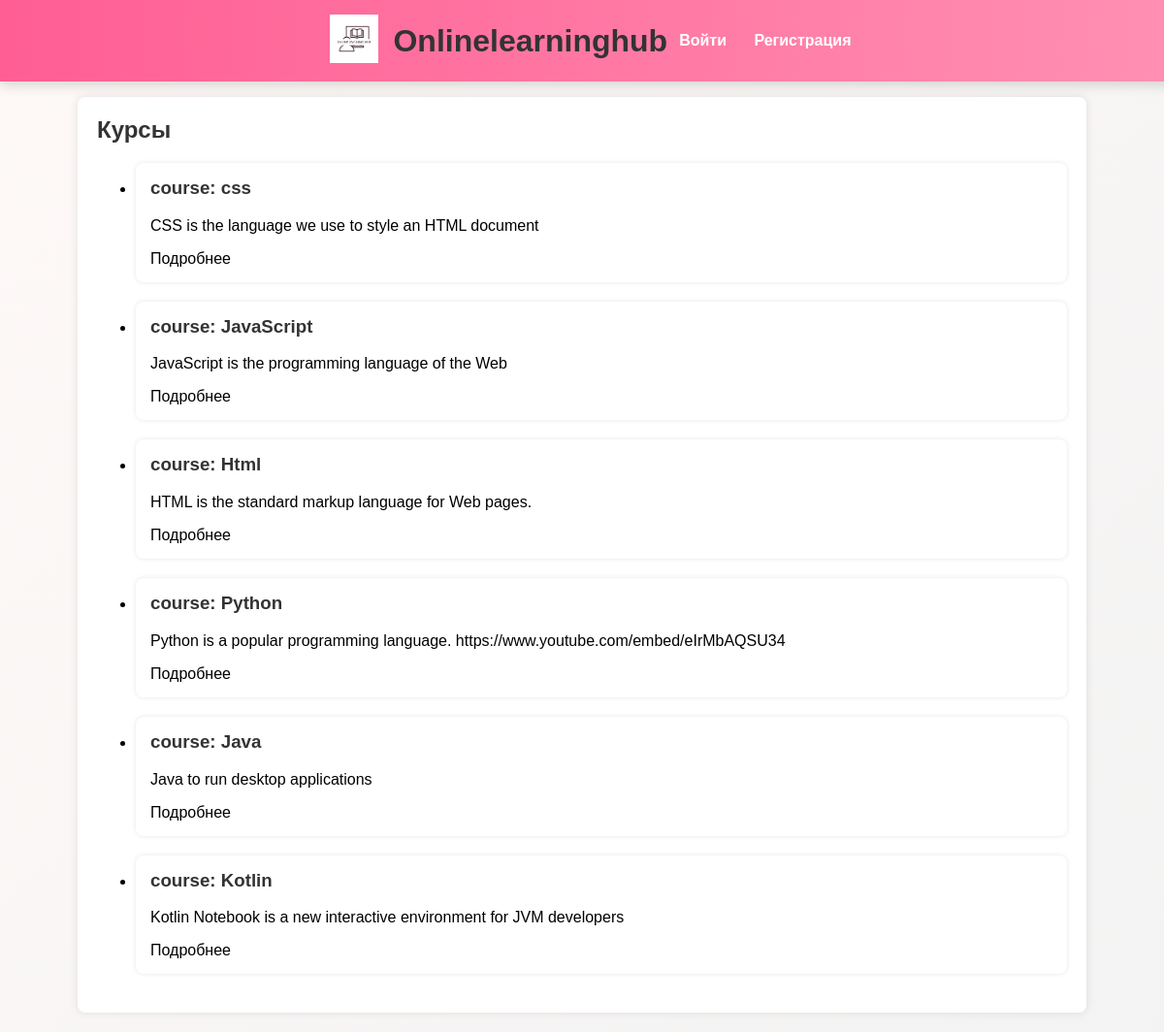
Page /courses/ on the committed database.
### myapp/models.py (models this page shows, shortened)
class Course(models.Model):
    title = models.CharField(max_length=100)
    description = models.TextField()
    teacher = models.ForeignKey(User, on_delete=models.CASCADE, limit_choices_to={'role': 'teacher'})
    created_at = models.DateTimeField(auto_now_add=True)
    video_url = models.CharField(max_length=255, blank=True, null=True)  # Можно использовать как общее видео курса

### myapp/views.py (the view)
# urls.py: path('courses/', views.course_list, name='course_list'),
def course_list(request):
    courses = Course.objects.all()
    return render(request, 'myapp/course_list.html', {'courses': courses})

### myapp/templates/myapp/course_list.html
{% extends 'myapp/base.html' %}
{% block content %}
<h2>Курсы</h2>
<ul>
  {% for course in courses %}
    <li style="margin-bottom: 20px;">
        <div style="background: white; padding: 15px; border-radius: 8px; box-shadow: 0 0 5px rgba(0,0,0,0.1);">
            <h3>{{ course.title }}</h3>
            <p>{{ course.description|truncatewords:25 }}</p>
            <a href="{% url 'course_detail' course.id %}">Подробнее</a>
        </div>
    </li>
  {% empty %}
    <li>Курсы пока не добавлены.</li>
  {% endfor %}
</ul>
{% endblock %}

### myapp/static/myapp/style.css (style rules this page uses)
body { font-family: Arial, sans-serif; background: linear-gradient(135deg, #fef9f7, #f3f3f3); background-size: cover; margin: 0; padding: 0; }
h1, h2, h3 { color: #333; margin-top: 0; }
a { color: inherit; text-decoration: none; }

### myapp/templates/myapp/base.html (style rules this page uses)
body { margin: 0; padding-top: 80px; }

### rows in the picture
Course: title "course: css", description "CSS is the language we use to style an HTML document"
Course: title "course: JavaScript", description "JavaScript is the programming language of the Web"
Course: title "course: Html", description "HTML is the standard markup language for Web pages."
Course: title "course: Python", description "Python is a popular programming language. https://www.youtube.com/embed/eIrMbAQSU34"
Course: title "course: Java", description "Java to run desktop applications"
Course: title "course: Kotlin", description "Kotlin Notebook is a new interactive environment for JVM developers"
